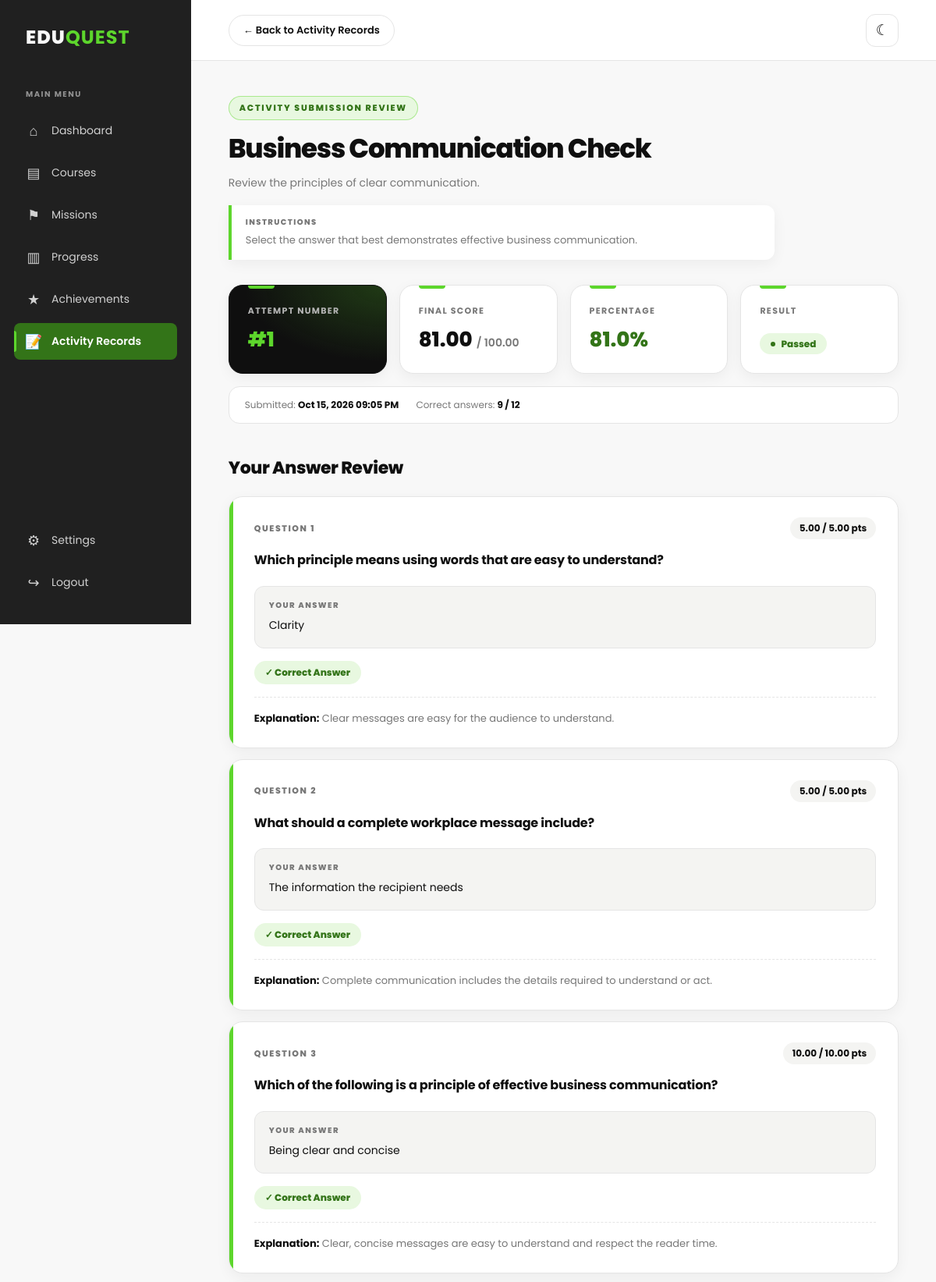
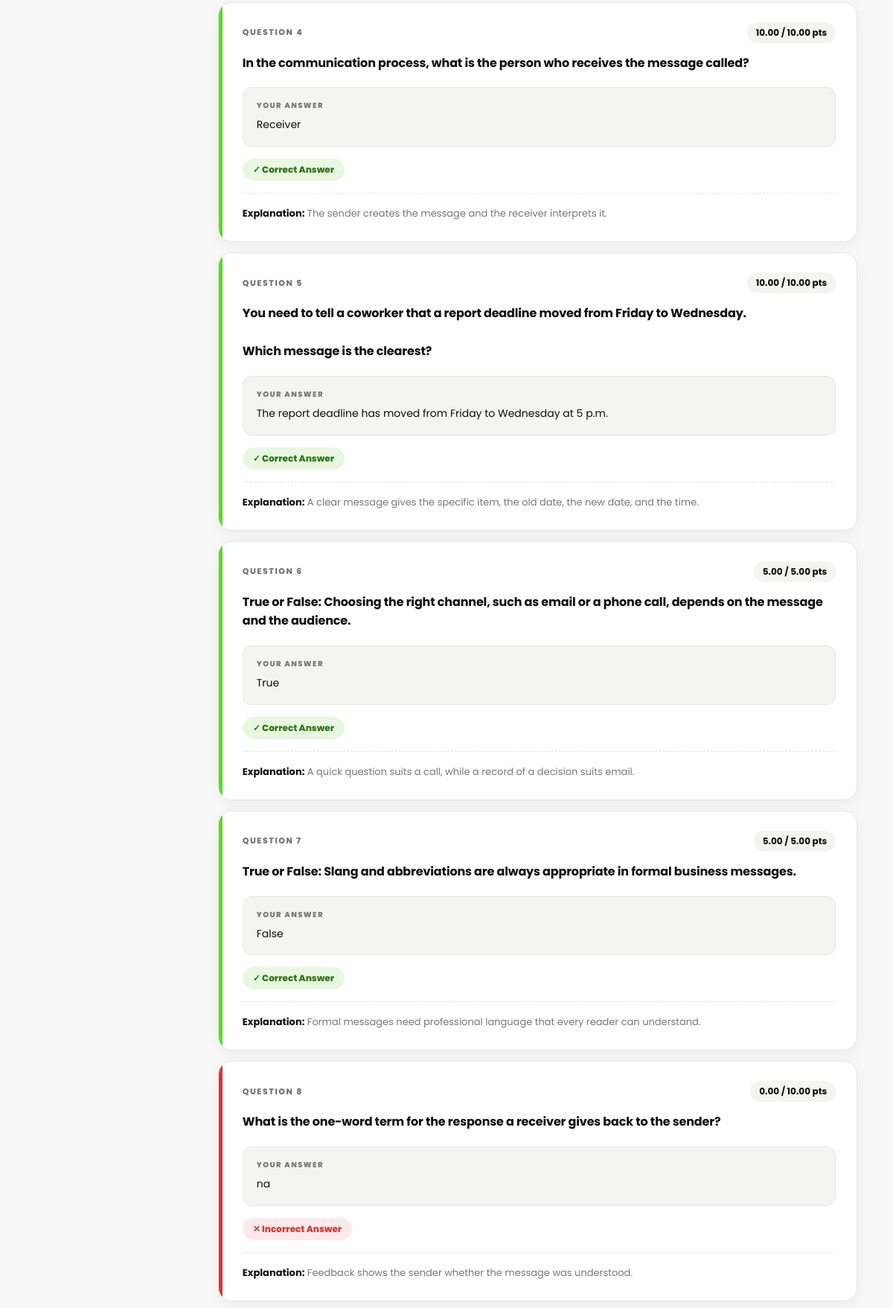
/EDUQUEST_FINAL/ActivityReview.php?attempt_id=19 (signed in, upper part), run on the app's committed database (2 pictures, top to bottom).
### tables this page shows
CREATE TABLE `activity_attempts` (
  `attempt_id` int(10) UNSIGNED NOT NULL,
  `user_id` int(10) UNSIGNED NOT NULL,
  `activity_id` int(10) UNSIGNED NOT NULL,
  `attempt_number` smallint(5) UNSIGNED NOT NULL DEFAULT 1,
  `score` decimal(7,2) NOT NULL DEFAULT 0.00,
  `total_points` decimal(7,2) NOT NULL DEFAULT 0.00,
  `percentage` decimal(5,2) NOT NULL DEFAULT 0.00,
  `status` enum('in_progress','submitted','graded','passed','failed') NOT NULL DEFAULT 'in_progress',
  `started_at` datetime NOT NULL DEFAULT current_timestamp(),
  `submitted_at` datetime DEFAULT NULL,
  `graded_at` datetime DEFAULT NULL
);

CREATE TABLE `activities` (
  `activity_id` int(10) UNSIGNED NOT NULL,
  `mission_id` int(10) UNSIGNED NOT NULL,
  `activity_title` varchar(200) NOT NULL,
  `activity_description` text DEFAULT NULL,
  `instructions` text DEFAULT NULL,
  `activity_type` enum('quiz','short_answer','task','reflection') NOT NULL DEFAULT 'quiz',
  `total_points` smallint(5) UNSIGNED NOT NULL DEFAULT 10,
  `passing_score` decimal(5,2) NOT NULL DEFAULT 70.00,
  `activity_order` tinyint(3) UNSIGNED NOT NULL DEFAULT 1,
  `status` enum('draft','published') NOT NULL DEFAULT 'draft',
  `created_at` timestamp NOT NULL DEFAULT current_timestamp(),
  `updated_at` timestamp NOT NULL DEFAULT current_timestamp() ON UPDATE current_timestamp()
);

CREATE TABLE `activity_answers` (
  `answer_id` int(10) UNSIGNED NOT NULL,
  `attempt_id` int(10) UNSIGNED NOT NULL,
  `question_id` int(10) UNSIGNED NOT NULL,
  `selected_option_id` int(10) UNSIGNED DEFAULT NULL,
  `answer_text` longtext DEFAULT NULL,
  `is_correct` tinyint(1) DEFAULT NULL,
  `points_awarded` decimal(6,2) NOT NULL DEFAULT 0.00,
  `answered_at` datetime NOT NULL DEFAULT current_timestamp()
);

CREATE TABLE `activity_questions` (
  `question_id` int(10) UNSIGNED NOT NULL,
  `activity_id` int(10) UNSIGNED NOT NULL,
  `question_text` text NOT NULL,
  `question_type` varchar(30) NOT NULL,
  `points` decimal(6,2) NOT NULL DEFAULT 5.00,
  `question_order` smallint(5) UNSIGNED NOT NULL DEFAULT 1,
  `correct_answer` text DEFAULT NULL,
  `explanation` text DEFAULT NULL,
  `status` enum('draft','published') NOT NULL DEFAULT 'published',
  `created_at` timestamp NOT NULL DEFAULT current_timestamp(),
  `updated_at` timestamp NOT NULL DEFAULT current_timestamp() ON UPDATE current_timestamp()
);

CREATE TABLE `activity_options` (
  `option_id` int(10) UNSIGNED NOT NULL,
  `question_id` int(10) UNSIGNED NOT NULL,
  `option_text` text NOT NULL,
  `match_text` varchar(255) DEFAULT NULL,
  `is_correct` tinyint(1) NOT NULL DEFAULT 0,
  `option_order` tinyint(3) UNSIGNED NOT NULL DEFAULT 1
);

### EDUQUEST_FINAL/ActivityReview.php (the view, shortened to what this page needs)
<?php
require_once __DIR__ . "/Admin_Portal/db_connect.php";
$conn->set_charset("utf8mb4");
$userId = (int) $_SESSION["user_id"];
$attemptId = (int) ($_GET["attempt_id"] ?? 0);
function e($value): string
{
    return htmlspecialchars((string) $value, ENT_QUOTES, "UTF-8");
}
$stmt = $conn->prepare("
    SELECT
        aa.attempt_id,
        aa.activity_id,
        aa.attempt_number,
        aa.score,
        aa.total_points,
        aa.percentage,
        aa.status,
        aa.started_at,
        aa.submitted_at,
        a.activity_title,
        a.activity_description,
        a.instructions
    FROM activity_attempts aa
    INNER JOIN activities a
        ON a.activity_id = aa.activity_id
    WHERE aa.attempt_id = ?
      AND aa.user_id = ?
    LIMIT 1
");
$stmt->bind_param("ii", $attemptId, $userId);
$stmt->execute();
$attempt = $stmt->get_result()->fetch_assoc();
$stmt = $conn->prepare("
    SELECT
        q.question_id,
        q.question_text,
        q.question_type,
        q.points,
        q.question_order,
        q.explanation,
        aa.answer_text,
        aa.selected_option_id,
        aa.is_correct,
        aa.points_awarded,
        selected.option_text AS selected_option_text
    FROM activity_questions q
    LEFT JOIN activity_answers aa
        ON aa.question_id = q.question_id
       AND aa.attempt_id = ?
    LEFT JOIN activity_options selected
        ON selected.option_id = aa.selected_option_id
    WHERE q.activity_id = ?
    ORDER BY q.question_order ASC, q.question_id ASC
");
$activityId = (int) $attempt["activity_id"];
$stmt->bind_param("ii", $attemptId, $activityId);
$stmt->execute();
$questionResult = $stmt->get_result();
$questions = [];
while ($question = $questionResult->fetch_assoc()) {
    $questions[] = $question;
}
$submittedDate = !empty($attempt["submitted_at"])
    ? date("M d, Y h:i A", strtotime($attempt["submitted_at"]))
    : "Not available";
$status = strtolower(trim((string) $attempt["status"]));
$statusClass = $status === "passed"
    ? "passed"
    : ($status === "failed" ? "failed" : "other");
$totalQuestions = count($questions);
$correctAnswers = 0;
foreach ($questions as $question) {
    if ((int) ($question["is_correct"] ?? 0) === 1) {
        $correctAnswers++;
    }
}
$percent = max(0, min(100, (float) $attempt["percentage"]));
?>
<!DOCTYPE html>
<html lang="en">
<head>
</head>
<body>
<div class="dashboard-layout">
    <aside class="sidebar">
        <a href="DashboardPage.php" class="brand">
            <span>EDU</span><strong>QUEST</strong>
        </a>
        <p class="menu-label">MAIN MENU</p>
        <nav class="sidebar-nav">
            <a href="DashboardPage.php" class="nav-link">
                <span class="nav-icon">⌂</span>
                <span>Dashboard</span>
            </a>
            <a href="CoursePage.php" class="nav-link">
                <span class="nav-icon">▤</span>
                <span>Courses</span>
            </a>
            <a href="MissionsPage.php" class="nav-link">
                <span class="nav-icon">⚑</span>
                <span>Missions</span>
            </a>
            <a href="ProgressPage.php" class="nav-link">
                <span class="nav-icon">▥</span>
                <span>Progress</span>
            </a>
            <a href="AchievementsPage.php" class="nav-link">
                <span class="nav-icon">★</span>
                <span>Achievements</span>
            </a>
            <a href="ActivityRecords.php" class="nav-link active">
                <span class="nav-icon">📝</span>
                <span>Activity Records</span>
            </a>
        </nav>
        <div class="sidebar-bottom">
            <a href="SettingsPage.php" class="nav-link">
                <span class="nav-icon">⚙</span>
                <span>Settings</span>
            </a>
            <a href="logout.php" class="nav-link">
                <span class="nav-icon">↪</span>
                <span>Logout</span>
            </a>
        </div>
    </aside>
    <div class="main-content">
        <header class="topbar">
            <a href="ActivityRecords.php" class="back-link">
                ← Back to Activity Records
            </a>
            <button
                type="button"
                class="icon-button"
                id="darkModeButton"
                aria-label="Toggle dark mode"
            >
                ☾
            </button>
        </header>
        <main class="container">
            <section class="heading">
                <div class="eyebrow">Activity Submission Review</div>
                <h1><?= e($attempt["activity_title"]) ?></h1>
                <?php if (!empty($attempt["activity_description"])): ?>
                    <p class="description">
                        <?= e($attempt["activity_description"]) ?>
                    </p>
                <?php endif; ?>
                <?php if (!empty($attempt["instructions"])): ?>
                    <div class="instructions-box">
                        <div class="answer-label">Instructions</div>
                        <p><?= nl2br(e($attempt["instructions"])) ?></p>
                    </div>
                <?php endif; ?>
            </section>
            <section class="summary">
                <div class="summary-card">
                    <div class="summary-label">Attempt Number</div>
                    <div class="summary-value">
                        #<?= (int) $attempt["attempt_number"] ?>
                    </div>
                </div>
                <div class="summary-card">
                    <div class="summary-label">Final Score</div>
                    <div class="summary-value">
                        <?= number_format((float) $attempt["score"], 2) ?>
                        <small>/ <?= number_format((float) $attempt["total_points"], 2) ?></small>
                    </div>
                </div>
                <div class="summary-card">
                    <div class="summary-label">Percentage</div>
                    <div class="summary-value green">
                        <?= number_format($percent, 1) ?>%
                    </div>
                </div>
                <div class="summary-card">
                    <div class="summary-label">Result</div>
                    <div class="summary-value">
                        <span class="result-status <?= e($statusClass) ?>">
                            <?= e($status ?: "Unknown") ?>
                        </span>
                    </div>
                </div>
            </section>
            <div class="meta-strip">
                <span>Submitted: <strong><?= e($submittedDate) ?></strong></span>
                <span>Correct answers: <strong><?= $correctAnswers ?> / <?= $totalQuestions ?></strong></span>
            </div>
            <section class="review-section">
                <h2 class="section-title">Your Answer Review</h2>
                <?php if (!empty($questions)): ?>
                    <?php foreach ($questions as $index => $question): ?>
                        <?php
                            $isAnswered = $question["answer_text"] !== null
                                || $question["selected_option_id"] !== null;
                            $isCorrect = (int) ($question["is_correct"] ?? 0) === 1;
                            $yourAnswer = "No answer submitted";
                            if ($question["selected_option_text"] !== null) {
                                $yourAnswer = $question["selected_option_text"];
                            } elseif ($question["answer_text"] !== null && $question["answer_text"] !== "") {
                                $decodedAnswer = json_decode($question["answer_text"], true);
                                if (is_array($decodedAnswer)) {
                                    $yourAnswer = implode(", ", array_map(
                                        "strval",
                                        $decodedAnswer
                                    ));
                                } else {
                                    $yourAnswer = $question["answer_text"];
                                }
                            }
                            if (!$isAnswered) {
                                $cardClass = "";
                            } else {
                                $cardClass = $isCorrect ? "is-correct" : "is-incorrect";
                            }
                        ?>
                        <article class="question-card <?= $cardClass ?>">
                            <div class="question-top">
                                <span class="question-number">
                                    QUESTION <?= $index + 1 ?>
                                </span>
                                <span class="question-points">
                                    <?= number_format((float) $question["points_awarded"], 2) ?>
                                    /
                                    <?= number_format((float) $question["points"], 2) ?>
                                    pts
                                </span>
                            </div>
                            <div class="question-text">
                                <?= nl2br(e($question["question_text"])) ?>
                            </div>
                            <div class="answer-box">
                                <div class="answer-label">Your Answer</div>
                                <div class="answer-text <?= $isAnswered ? "" : "empty" ?>">
                                    <?= nl2br(e($yourAnswer)) ?>
                                </div>
                            </div>
                            <?php if (!$isAnswered): ?>
                                <div class="answer-result skipped">
                                    – Not Answered
                                </div>
                            <?php else: ?>
                                <div class="answer-result <?= $isCorrect ? "correct" : "incorrect" ?>">
                                    <?= $isCorrect ? "✓ Correct Answer" : "✕ Incorrect Answer" ?>
                                </div>
                            <?php endif; ?>
                            <?php if (!empty($question["explanation"])): ?>
                                <div class="explanation">
                                    <strong>Explanation:</strong>
                                    <?= nl2br(e($question["explanation"])) ?>
                                </div>
                            <?php endif; ?>
                        </article>
                    <?php endforeach; ?>
                <?php else: ?>
                    <div class="empty-questions">
                        No questions were found for this activity.
                    </div>
                <?php endif; ?>
            </section>
        </main>
    </div>
</div>
</body>
</html>

### data on the page
activity_attempts: activity.activity_title "Business Communication Check", activity.activity_description "Review the principles of clear communication.", activity.instructions "Select the answer that best demonstrates effective business communication.", attempt_number "1", score "81.00", total_points "100.00", percentage "81.0", status "Passed", submitted_at "Oct 15, 2026 09:05 PM"
activity_answers: points_awarded "5.00", question.points "5.00", question.question_text "Which principle means using words that are easy to understand?", selected_option.option_text "Clarity", is_correct "✓ Correct Answer", question.explanation "Clear messages are easy for the audience to understand."
activity_answers: points_awarded "5.00", question.points "5.00", question.question_text "What should a complete workplace message include?", selected_option.option_text "The information the recipient needs", is_correct "✓ Correct Answer", question.explanation "Complete communication includes the details required to understand or act."
activity_answers: points_awarded "10.00", question.points "10.00", question.question_text "Which of the following is a principle of effective business communication?", selected_option.option_text "Being clear and concise", is_correct "✓ Correct Answer", question.explanation "Clear, concise messages are easy to understand and respect the reader time."
activity_answers: points_awarded "10.00", question.points "10.00", question.question_text "In the communication process, what is the person who receives the message called?", selected_option.option_text "Receiver", is_correct "✓ Correct Answer", question.explanation "The sender creates the message and the receiver interprets it."
activity_answers: points_awarded "10.00", question.points "10.00", question.question_text "You need to tell a coworker that a report deadline moved from Friday to Wednesday. Which message is the clearest?", selected_option.option_text "The report deadline has moved from Friday to Wednesday at 5 p.m.", is_correct "✓ Correct Answer", question.explanation "A clear message gives the specific item, the old date, the new date, and the time."
activity_answers: points_awarded "5.00", question.points "5.00", question.question_text "True or False: Choosing the right channel, such as email or a phone call, depends on the message and the audience.", answer_text "True", is_correct "✓ Correct Answer", question.explanation "A quick question suits a call, while a record of a decision suits email."
activity_answers: points_awarded "5.00", question.points "5.00", question.question_text "True or False: Slang and abbreviations are always appropriate in formal business messages.", answer_text "False", is_correct "✓ Correct Answer", question.explanation "Formal messages need professional language that every reader can understand."
activity_answers: points_awarded "0.00", question.points "10.00", question.question_text "What is the one-word term for the response a receiver gives back to the sender?", answer_text "na", is_correct "✕ Incorrect Answer", question.explanation "Feedback shows the sender whether the message was understood."

### other printed values
$correctAnswers "9"
$totalQuestions "12"
